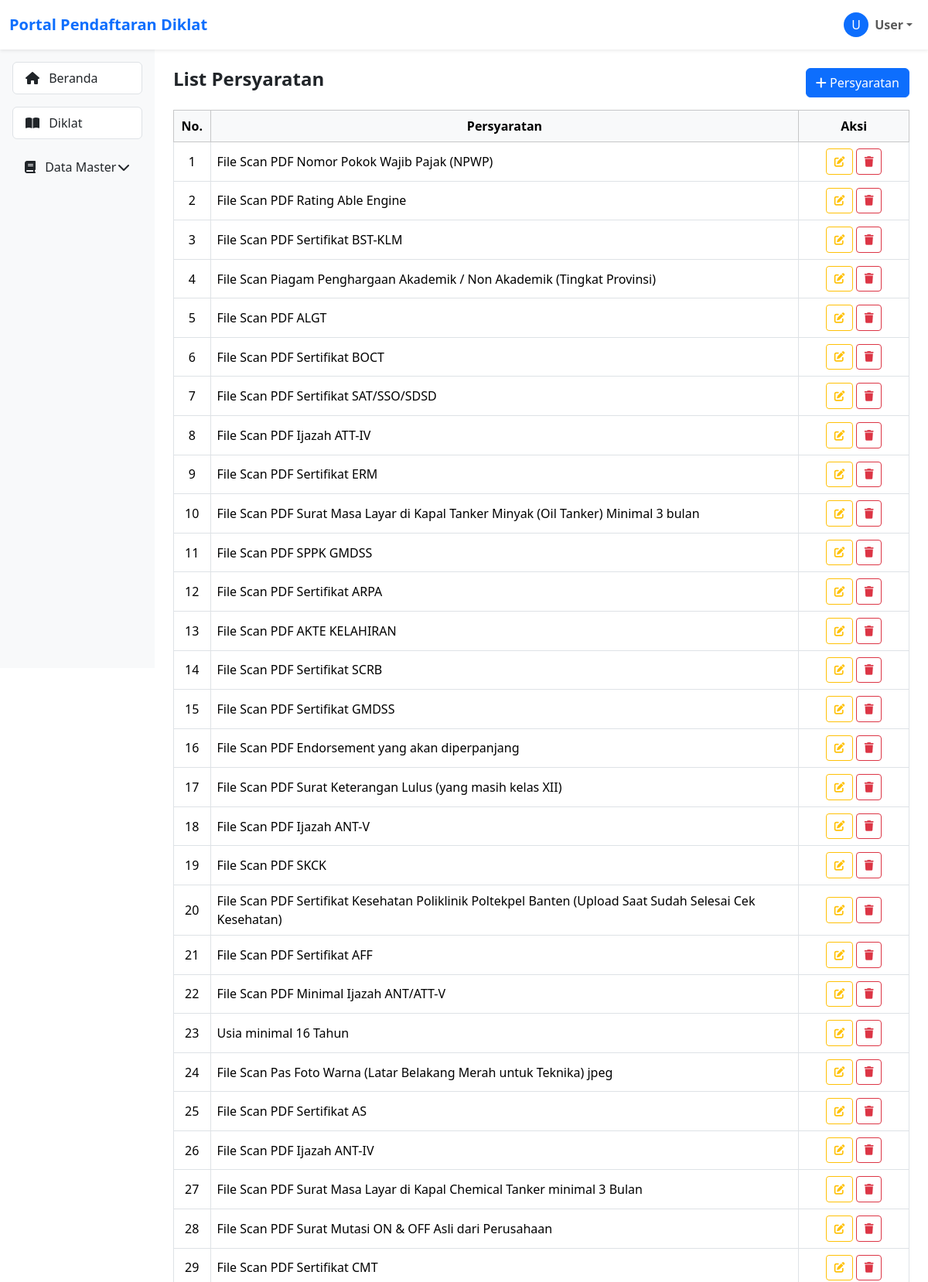
The page /index.php/persyaratan (upper part) on the database its author committed.
### tables this page shows
CREATE TABLE `scre_persyaratan` (
  `id` varchar(15) NOT NULL,
  `persyaratan` text NOT NULL,
  `jenis_persyaratan` int(5) NOT NULL
);

### application/controllers/Persyaratan.php (called while the page is built, shortened)
<?php
class Persyaratan extends CI_Controller
{
    public function __construct()
    {
        $this->load->model('Persyaratan_model');
        $this->load->library('form_validation');
    }
    public function index()
    {
        $data['persyaratan'] = $this->Persyaratan_model->get_all();
        $this->load->view('persyaratan/Persyaratan_list', $data);
    }
}

### index.php (called while the page is built, shortened)
<?php
require_once BASEPATH.'core/CodeIgniter.php';

### application/models/Persyaratan_model.php (called while the page is built, shortened)
<?php
class Persyaratan_model extends CI_Model
{
    private $table = 'scre_persyaratan';
    public function get_all()
    {
        return $this->db->get($this->table)->result();
    }
}

### application/views/persyaratan/Persyaratan_list.php (the view, shortened to what this page needs)
<!DOCTYPE html>
<html lang="id">
<head>
	<link href="https://cdn.jsdelivr.net/npm/bootstrap@5.3.3/dist/css/bootstrap.min.css" rel="stylesheet">
	<link href="https://cdnjs.cloudflare.com/ajax/libs/font-awesome/6.5.0/css/all.min.css" rel="stylesheet">
</head>
<body>
	<nav class="navbar navbar-expand-lg bg-white shadow-sm">
		<div class="container-fluid">
			<a class="navbar-brand text-primary fw-bold" href="#">Portal Pendaftaran Diklat</a>
			<div class="collapse navbar-collapse justify-content-end" id="navbarNav">
				<ul class="navbar-nav align-items-center gap-3">
					<?php
					$namaPengguna = $this->session->userdata('nama') ?? 'User';
					$inisial = strtoupper(substr($namaPengguna, 0, 1));
					?>
					<li class="nav-item dropdown">
						<a class="nav-link dropdown-toggle d-flex align-items-center" href="#" id="profileDropdown" role="button"
							data-bs-toggle="dropdown" aria-expanded="false">
							<div class="rounded-circle bg-primary text-white d-flex justify-content-center align-items-center me-2"
								style="width: 32px; height: 32px; font-size: 16px;">
								<?= $inisial ?>
							</div>
							<span class="d-none d-sm-inline fw-semibold"><?= $namaPengguna ?></span>
						</a>
					</li>
				</ul>
			</div>
		</div>
	</nav>
	<div class="container-fluid">
		<div class="row">
			<div class="col-md-2 bg-light vh-100 p-3 sidebar">
				<div class="list-group">
					<a href="<?= site_url('dashboard') ?>" class="list-group-item list-group-item-action">
						<i class="fa fa-home me-2"></i> Beranda
					</a>
				</div>
				<div class="list-group mt-3">
					<a href="<?= site_url('diklat') ?>" class="list-group-item list-group-item-action">
						<i class="fa fa-book-open me-2"></i> Diklat
					</a>
				</div>
				<div class="list-group mt-3">
					<a class="d-flex justify-content-between align-items-center text-decoration-none text-dark px-3 py-2"
						data-bs-toggle="collapse" href="#submenuMaster">
						<div><i class="fa fa-book me-2"></i> Data Master</div>
						<i class="fa fa-chevron-down"></i>
					</a>
				</div>
			</div>
			<div class="col-md-10 p-4">
				<div class="d-flex justify-content-between mb-3">
					<h4 class="fw-bold">List Persyaratan</h4>
					<button class="btn btn-primary" data-bs-toggle="modal" data-bs-target="#modalForm">
						<i class="fa fa-plus"></i> Persyaratan
					</button>
				</div>
				<table class="table table-bordered table-hover align-middle">
					<thead class="table-light text-center">
						<tr>
							<th style="width:5%">No.</th>
							<th>Persyaratan</th>
							<th style="width:15%">Aksi</th>
						</tr>
					</thead>
					<tbody>
						<?php if (empty($persyaratan)): ?>
							<tr>
								<td colspan="3" class="text-center">Data belum tersedia</td>
							</tr>
						<?php else: ?>
							<?php $no = 1;
							foreach ($persyaratan as $p): ?>
								<tr>
									<td class="text-center"><?= $no++ ?></td>
									<td><?= $p->persyaratan ?></td>
									<td class="text-center">
										<button type="button" class="btn btn-sm btn-outline-warning btn-edit" data-id="<?= $p->id ?>"
											data-persyaratan="<?= htmlspecialchars($p->persyaratan) ?>" data-bs-toggle="modal"
											data-bs-target="#modalEdit">
											<i class="fa fa-pen-to-square"></i>
										</button>
										<a href="<?= site_url('persyaratan/hapus/' . $p->id) ?>" class="btn btn-sm btn-outline-danger"
											onclick="return confirm('Yakin ingin menghapus?')">
											<i class="fa fa-trash"></i>
										</a>
									</td>
								</tr>
							<?php endforeach ?>
						<?php endif ?>
					</tbody>
				</table>
			</div>
		</div>
	</div>
</body>
</html>

### application/views/persyaratan/Persyaratan_list.php (style rules this page uses)
.table td, .table th { vertical-align: middle; }
.btn-sm { padding: 0.35rem 0.6rem; font-size: 0.85rem; }

### rows shown on the page
scre_persyaratan: persyaratan "File Scan PDF Nomor Pokok Wajib Pajak (NPWP)"
scre_persyaratan: persyaratan "File Scan PDF Rating Able Engine"
scre_persyaratan: persyaratan "File Scan PDF Sertifikat BST-KLM"
scre_persyaratan: persyaratan "File Scan Piagam Penghargaan Akademik / Non Akademik (Tingkat Provinsi)"
scre_persyaratan: persyaratan "File Scan PDF ALGT"
scre_persyaratan: persyaratan "File Scan PDF Sertifikat BOCT"
scre_persyaratan: persyaratan "File Scan PDF Sertifikat SAT/SSO/SDSD"
scre_persyaratan: persyaratan "File Scan PDF Ijazah ATT-IV"
scre_persyaratan: persyaratan "File Scan PDF Sertifikat ERM"
scre_persyaratan: persyaratan "File Scan PDF Surat Masa Layar di Kapal Tanker Minyak (Oil Tanker) Minimal 3 bulan"
scre_persyaratan: persyaratan "File Scan PDF SPPK GMDSS"
scre_persyaratan: persyaratan "File Scan PDF Sertifikat ARPA"
scre_persyaratan: persyaratan "File Scan PDF AKTE KELAHIRAN"
scre_persyaratan: persyaratan "File Scan PDF Sertifikat SCRB"
scre_persyaratan: persyaratan "File Scan PDF Sertifikat GMDSS"
scre_persyaratan: persyaratan "File Scan PDF Endorsement yang akan diperpanjang"
scre_persyaratan: persyaratan "File Scan PDF Surat Keterangan Lulus (yang masih kelas XII)"
scre_persyaratan: persyaratan "File Scan PDF Ijazah ANT-V"
scre_persyaratan: persyaratan "File Scan PDF SKCK"
scre_persyaratan: persyaratan "File Scan PDF Sertifikat Kesehatan Poliklinik Poltekpel Banten (Upload Saat Sudah Selesai Cek Kesehatan)"
scre_persyaratan: persyaratan "File Scan PDF Sertifikat AFF"
scre_persyaratan: persyaratan "File Scan PDF Minimal Ijazah ANT/ATT-V"
scre_persyaratan: persyaratan "Usia minimal 16 Tahun"
scre_persyaratan: persyaratan "File Scan Pas Foto Warna (Latar Belakang Merah untuk Teknika) jpeg"
scre_persyaratan: persyaratan "File Scan PDF Sertifikat AS"
scre_persyaratan: persyaratan "File Scan PDF Ijazah ANT-IV"
scre_persyaratan: persyaratan "File Scan PDF Surat Masa Layar di Kapal Chemical Tanker minimal 3 Bulan"
scre_persyaratan: persyaratan "File Scan PDF Surat Mutasi ON & OFF Asli dari Perusahaan"
scre_persyaratan: persyaratan "File Scan PDF Sertifikat CMT"

### other values the page prints
$inisial "U"
$namaPengguna "User"
